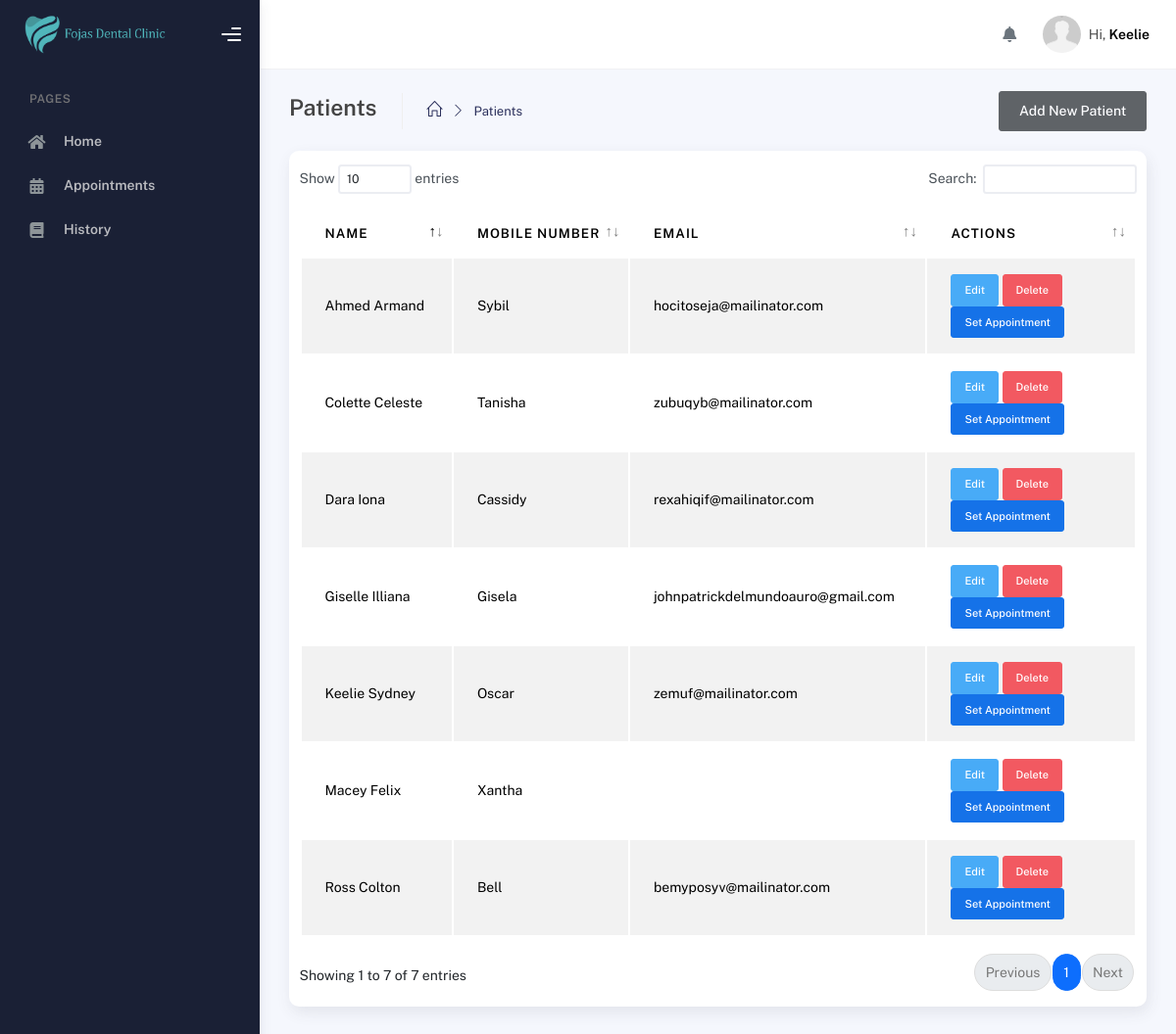
/modules/admin/patients.php (signed in), run on the app's committed database.
### tables this page shows
CREATE TABLE `users` (
  `id` int(11) NOT NULL,
  `user_id` int(100) NOT NULL,
  `role_id` int(11) NOT NULL,
  `first_name` varchar(250) NOT NULL,
  `middle_name` varchar(255) NOT NULL,
  `last_name` varchar(255) NOT NULL,
  `mobile_number` varchar(255) NOT NULL,
  `email` varchar(255) DEFAULT NULL,
  `password` varchar(255) NOT NULL,
  `date_of_birth` date NOT NULL,
  `date_created` date NOT NULL,
  `date_updated` date NOT NULL,
  `token` varchar(255) DEFAULT NULL,
  `address` varchar(255) DEFAULT NULL,
  `otp` varchar(100) DEFAULT NULL
);

### modules/admin/patients.php (the view, shortened to what this page needs)
<?php
include('../../connection/connection.php');
?>
<!DOCTYPE html>
<html lang="en">
<head>
    <?php include '../../includes/styles.php' ?>
</head>
<body>
    <div class="wrapper">
        <?php include '../../includes/sidebar.php'; ?>
      <div class="main-panel">
        <?php include '../../includes/topbar.php'; ?>
        <div class="container">
          <div class="page-inner">
            <div class="page-header">
                <span class="d-flex justify-content-between align-items-center w-100">
                    <span class="d-flex">
                        <h4 class="page-title">Patients</h4>
                        <ul class="breadcrumbs d-flex justify-items-center align-items-center">
                            <li class="nav-home">
                            <a href="dashboard.php">
                                <i class="icon-home"></i>
                            </a>
                            </li>
                            <li class="separator">
                                <i class="icon-arrow-right"></i>
                            </li>
                            <li class="nav-item">
                                <a href="#">Patients</a>
                            </li>
                        </ul>
                    </span>
                    <a href="add-patient.php" class="btn btn-dark op-7">Add New Patient</a>
                </span>
            </div>
            <div class="page-category">
                <div class="card py-3">
                    <div class="table-responsive">
                    <table id="dataTable" class="display table table-striped table-hover">
                        <thead>
                            <tr>
                                <th>Name</th>
                                <th>Mobile Number</th>
                                <th>Email</th>
                                <th style="width: 25%;">Actions</th>
                            </tr>
                        </thead>
                        <tbody>
                        <?php
                            $query_patients = "SELECT users.user_id, users.first_name,users.middle_name,users.last_name,users.mobile_number,users.email,users.password,users.date_of_birth,users.address, appointments.appointment_id,appointments.concern,appointments.confirmed,appointments.appointment_date,appointments.remarks
                            FROM users
                            LEFT JOIN appointments
                            ON users.user_id = appointments.user_id WHERE users.role_id = '1'";
                            $run_patients = mysqli_query($conn,$query_patients);
                            if(mysqli_num_rows($run_patients) > 0){
                                foreach($run_patients as $row_patients){
                                    ?>
                                    <tr>
                                        <td><?php echo $row_patients['first_name'] . " " . $row_patients['last_name']?></td>
                                        <td><?php echo $row_patients['mobile_number']?></td>
                                        <td><?php echo $row_patients['email']?></td>
                                        <td>
                                            <a href="edit-patient.php?user_id=<?php echo $row_patients['user_id']?>" class="btn btn-sm btn-info">Edit</a>
                                            <a href="delete-patient.php?user_id=<?php echo $row_patients['user_id']?>" class="btn btn-sm btn-danger">Delete</a>
                                            <a href="set-doctor.php?user_id_patient=<?php echo $row_patients['user_id']?>" class="btn btn-sm btn-primary">Set Appointment</a>
                                        </td>
                                    </tr>
                                    <?php
                                }
                            }
                            ?>
                        </tbody>
                        </table>
                    </div>
                </div>
            </div>
          </div>
        </div>
      </div>
    </div>
</body>
</html>

### data on the page
users: first_name "Keelie", last_name "Sydney", mobile_number "Oscar", email "zemuf@mailinator.com"
users: first_name "Macey", last_name "Felix", mobile_number "Xantha"
users: first_name "Colette", last_name "Celeste", mobile_number "Tanisha", email "zubuqyb@mailinator.com"
users: first_name "Dara", last_name "Iona", mobile_number "Cassidy", email "rexahiqif@mailinator.com"
users: first_name "Ross", last_name "Colton", mobile_number "Bell", email "bemyposyv@mailinator.com"
users: first_name "Giselle", last_name "Illiana", mobile_number "Gisela", email "johnpatrickdelmundoauro@gmail.com"
users: first_name "Ahmed", last_name "Armand", mobile_number "Sybil", email "hocitoseja@mailinator.com"

### other printed values
$first_name "Keelie"
